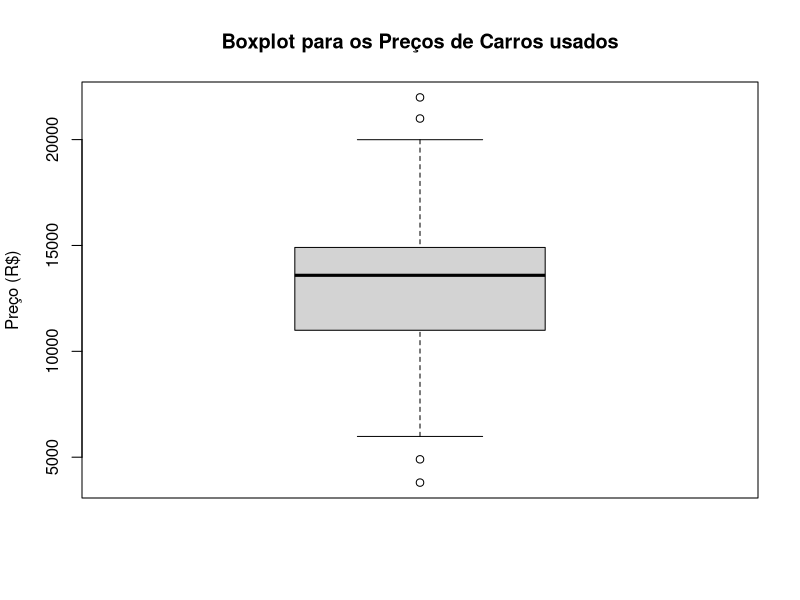
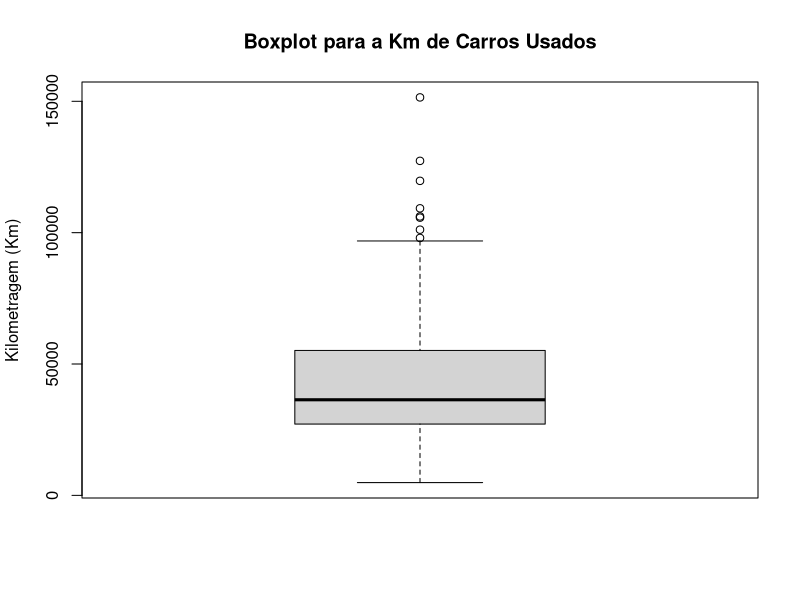
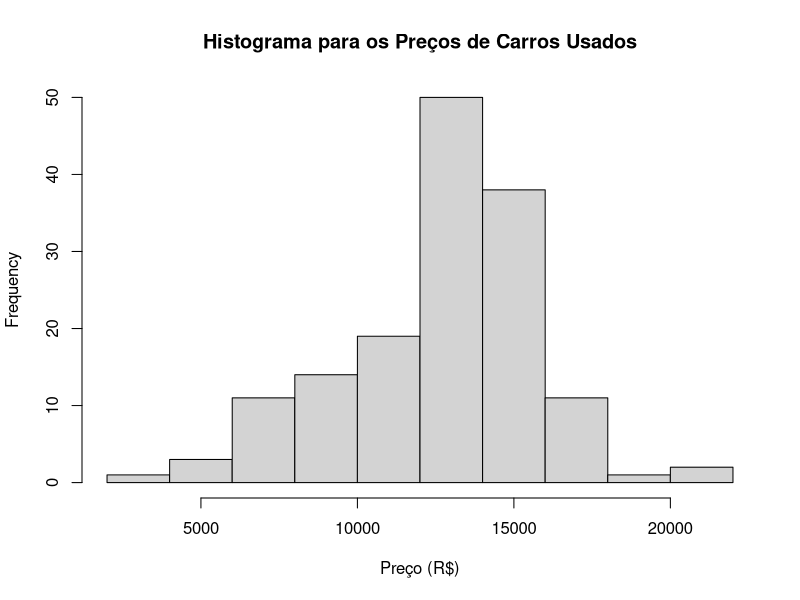
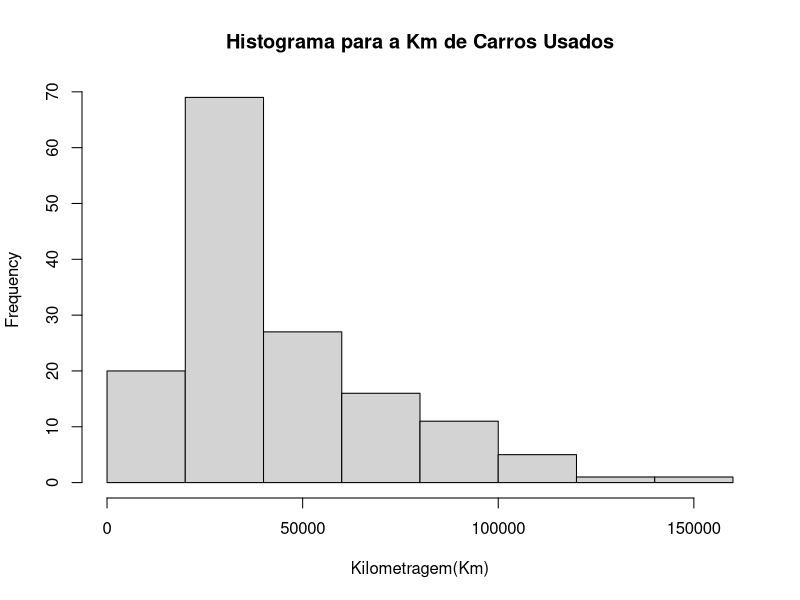
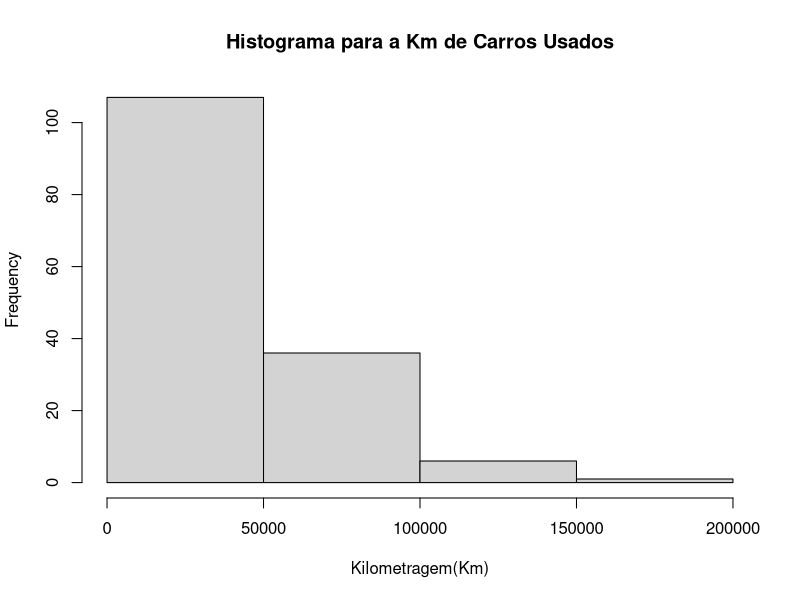
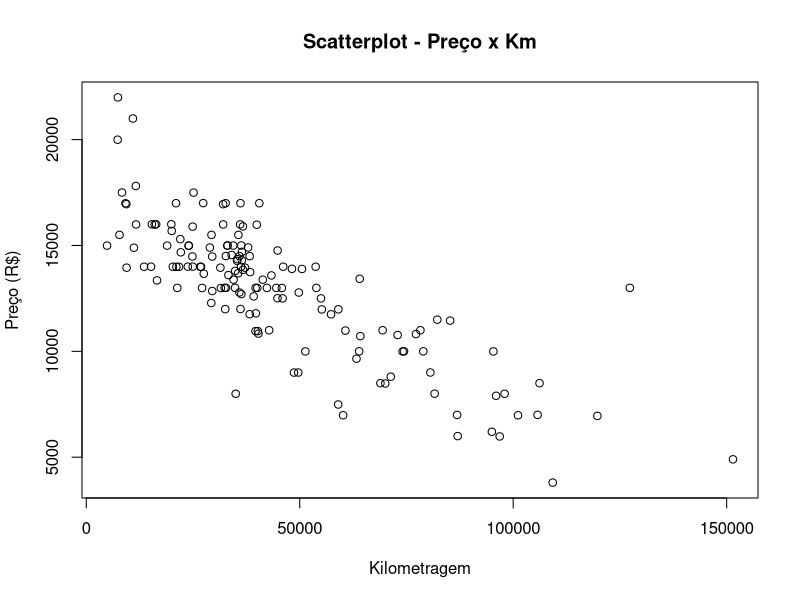

Reproduce these figures in R, in order.
# Análise Exploratória de Dados

# Carregando o pacote readr
library(readr)

# Carregando o dataset
carros <- read_csv("carros-usados.csv")

# Resumo dos dados
View(carros)
str(carros)

# Medidas de Tendência Central
summary(carros$ano)
summary(carros[c('preco', 'kilometragem')])

##### Análise Exploratória de Dados Para Variváves Numéricas #####

# Usando as funções
mean(carros$preco)
median(carros$preco)
quantile(carros$preco)
quantile(carros$preco, probs = c(0.01, 0.99))
IQR(carros$preco)
range(carros$preco)
diff(range(carros$preco))

# PLot

# Boxplot
# Leitura de Baixo para Cima - Q1, Q2 (Mediana) e Q3
boxplot(carros$preco, main = "Boxplot para os Preços de Carros usados", ylab = "Preço (R$)")
boxplot(carros$kilometragem, main = "Boxplot para a Km de Carros Usados", ylab = "Kilometragem (Km)")

# Histograma
# Indicam a frequência de valores dentro de cada bin (classe de valores)
hist(carros$preco, main = "Histograma para os Preços de Carros Usados", xlab = "Preço (R$)")
hist(carros$kilometragem, main = "Histograma para a Km de Carros Usados", xlab = "Kilometragem(Km)")
hist(carros$kilometragem, main = "Histograma para a Km de Carros Usados", breaks = 5, xlab = "Kilometragem(Km)")

# Scatterplot Preço x Km
# Usando o preço como variável dependente(y)
plot(x = carros$kilometragem, y = carros$preco,
     main = "Scatterplot - Preço x Km",
     xlab = "Kilometragem",
     ylab = "Preço (R$)")

# Medidas de Dispersão
# Ao interpretar a variância, números maiores indicam que
# os dados estão espalhados mais amplamente em torno da
# média. O desvio padrão indica, em média, a quantidade
# de cada valor diferente da média.
var(carros$preco)
sd(carros$preco)
var(carros$kilometragem)
sd(carros$kilometragem)


##### Análise Exploratória de Dados Para Variáveis Categóricas #####

# Criando tabelas de contingência - representam uma única variável categórica
# Lista as categorias das variáveis nominais
?table
str(carros)
table(carros$cor)
table(carros$modelo)
str(carros)

# Calculando a proporção de cada categoria
model_table <- table(carros$modelo)
prop.table(model_table)

# Arredondando os valores
model_table <- table(carros$modelo)
model_table <- prop.table(model_table) * 100
round(model_table, digits = 1)

# Criando uma nova variável indicando cores conservadoras
# (que as pessoas compram com mais frequência)
head(carros)
carros$conserv <- carros$cor %in% c("Preto", "Cinza", "Prata", "Branco")
head(carros)

# Checando a variável
table(carros$conserv)

# Verificando o relacionamento entre 2 variáveis categóricas
# Criando uma Crosstable
# Tabelas de contingência fornecem uma maneira de exibir
# as frequências e frequências relativas de observações,
# que são classificados de acordo com duas variáveis categóricas.
# Os elementos de uma categoria são exibidos através das colunas;
# os elementos de outra categoria são exibidos sobre as linhas.
install.packages("gmodels")
library(gmodels)
?CrossTable
CrossTable(x = carros$modelo, y = carros$conserv)

# Teste do Qui-quadrado

# Qui Quadrado, simbolizado por X2 é um teste de
# hipóteses que se destina a encontrar um valor da
# dispersão para duas variáveis nominais, avaliando a
# associação existente entre variáveis qualitativas.

# É um teste não paramétrico, ou seja, não depende dos
# parãmetros populacionais, como média e variãncia.

# O princípio básico deste método é comparar proporções,
# isto é, as possíveis divergências entre as frequências
# observadas e esperadas para um certo evento.
# Evidentemente, pode-se dizer que dois grupos se
# comportam de forma semelhante se as diferenças entre
# as frequências observadas e as esperadas em cada
# categoria forem muito pequenas, próximas a zero.

# Ou seja, Se a probabilidade é muito baixa, ele fornece
# fortes evidências de que as duas variáveis estão[
# associadas.

CrossTable(x = carros$modelo, y = carros$conserv, chisq = TRUE)
chisq.test(x = carros$modelo, y = carros$conserv)


# Trabalhamos com 2 hipóteses:
# Hipótese nula: As frequências observadas não são diferentes das frequências esperadas.
# Não existe diferença entre as frequências (contagens) dos grupos.
# Portanto, não há associação entre os grupos.

# Hipótese alternativa: As frequências observadas são diferentes das frequências esperadas,
# portanto existe diferença entre as frequências.
# POrtanto, há associação entre os grupos.

# Neste caso, o valor do Chi = 0.15
# E graus de liberdade (df) 2
# Portanto, não há associação entre os grupos
# O valor alto do p-value confirma esta conclusão.
